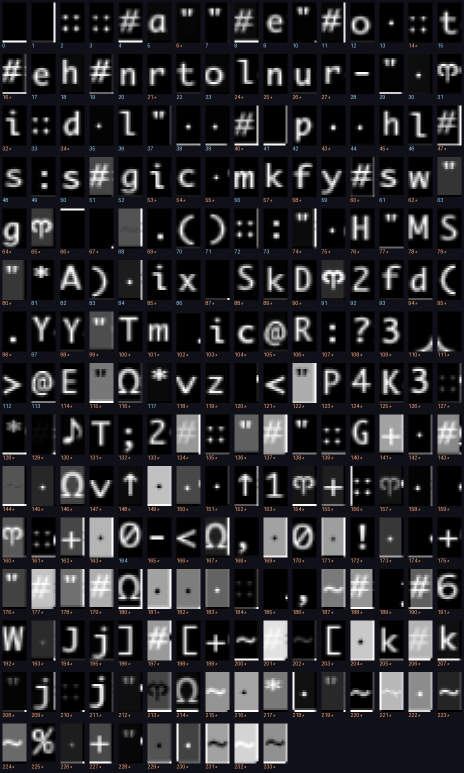
#> input picture 03-brogue/atlas_sheet.png, 928 x 1545 px (shown at 1/2 size)
$ python -i screen.py   (imports and definitions only)
#> lines starting #> are read from the running program, lines starting #| are printed output that depends on the picture; after the words box and inside, x2 and y2 are one past the last pixel; in counts of white or black regions, pixels touching at a corner belong together
"""Turn a screenshot of Brogue into a grid of characters.

Brogue draws a 100x34 character grid, and *stretches it over the whole client
area*: at `--size 4` the window is 908x567, so a cell is 9.08 x 16.68 pixels and
the cell boundaries drift by eight pixels between the left edge of the screen and
the right. Three earlier versions of this file assumed an integer lattice and
each one failed in a way worth recording, because the symptom never pointed at
the cause:

* a fixed 9x16 grid finds **1,924 distinct glyph shapes** in a font that has
  about ninety -- every cell is sliced in a slightly different place;
* aligning that grid by looking for quiet seams wanders by up to 18 pixels from
  frame to frame, because most of a Brogue screen is black and nearly every
  offset looks quiet;
* aligning it by *repetition* -- the right grid draws the same floor glyph
  hundreds of times -- is stable in x and still ambiguous in y, because the font
  does not fill its cell.

Cutting on the rounded fractional boundaries and resampling each cell into one
canonical box fixes all three at once: 174 prototypes, 90 of which cover 96% of
the cells on screen.

Matching is colour-blind and polarity-blind. Brogue paints the same letter in a
dozen colours, and on a lit tile it inverts to dark-on-light; only the shape is
stable. Colour is kept separately, because it carries its own information.
"""
from __future__ import annotations

import json
from dataclasses import dataclass
from pathlib import Path

import numpy as np
from PIL import Image

GRID_COLS, GRID_ROWS = 100, 34
BOX_W, BOX_H = 12, 20          # the canonical cell, larger than any on-screen cell
MIN_INK = 30.0                 # L2 norm below this and the cell is blank

# Brogue's layout: sidebar down the left, messages along the top, a button bar at
# the bottom, the dungeon in between.
SIDEBAR_COLS = 20
MESSAGE_ROWS = 3
FOOTER_ROWS = 2
MAP_COL0, MAP_ROW0 = SIDEBAR_COLS, MESSAGE_ROWS
MAP_COLS = GRID_COLS - SIDEBAR_COLS
MAP_ROWS = GRID_ROWS - MESSAGE_ROWS - FOOTER_ROWS

ATLAS_PATH = Path(__file__).with_name("atlas.npz")
LABELS_PATH = Path(__file__).with_name("labels.json")


@dataclass
class Screen:
    """One decoded frame."""

    chars: np.ndarray          # (rows, cols) unicode
    colour: np.ndarray         # (rows, cols, 3) mean ink colour
    confidence: np.ndarray     # (rows, cols) cosine similarity of the match
    unknown: int               # cells whose shape is not in the atlas

    def line(self, row: int, col0: int = 0, col1: int | None = None) -> str:
        return "".join(self.chars[row, col0:col1]).rstrip()

    def text(self, col0: int = 0, col1: int | None = None) -> list[str]:
        return [self.line(r, col0, col1) for r in range(self.chars.shape[0])]

    @property
    def map(self) -> np.ndarray:
        return self.chars[MAP_ROW0:MAP_ROW0 + MAP_ROWS, MAP_COL0:MAP_COL0 + MAP_COLS]

    # [4 lines left out: function find, not called in this run]


def cell_vectors(frame: np.ndarray, want_colour: bool = False):
    """Every cell as a contrast- and polarity-normalised vector.

    Returns (vectors, ink norms, mean ink colour or None). Colour is off by
    default because pooling it per cell costs more than the rest of the decode
    put together -- 200 ms of a 230 ms frame -- and the policy reads hue from the
    health bar directly rather than from the grid.
    """
#> called with want_colour = False
    img = Image.fromarray(np.asarray(frame)) if not isinstance(frame, Image.Image) else frame
    width, height = img.size
#> width = 928; height = 1545
    grey = img.convert("L")
    rgb = np.asarray(img.convert("RGB"), dtype=np.float32)

    # Resampling the whole frame once to an exact (cols*BOX_W, rows*BOX_H) image
    # puts every cell on an integer boundary, so the cells are plain array slices
    # afterwards. Cropping and resizing cell by cell gives the same answer and
    # costs about half a second a frame in Python, which is most of the time a
    # game takes to play.
    scaled = np.asarray(grey.resize((GRID_COLS * BOX_W, GRID_ROWS * BOX_H), Image.BILINEAR),
                        dtype=np.float32)
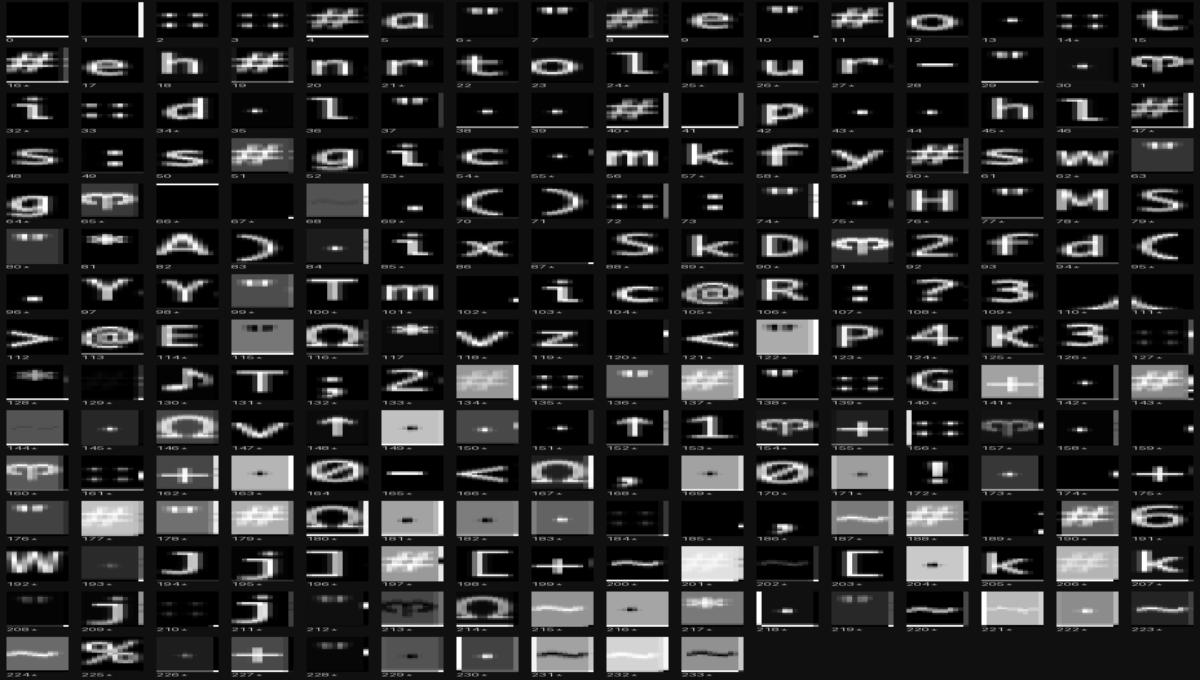
#> scaled: shape (680, 1200) float32; min 0, max 254, mean 42
    raw = (scaled.reshape(GRID_ROWS, BOX_H, GRID_COLS, BOX_W)
                 .transpose(0, 2, 1, 3)
                 .reshape(GRID_ROWS, GRID_COLS, BOX_H * BOX_W))

    # Colour is taken from the unscaled frame, pooled per cell on the true
    # fractional boundaries, because it is read for hue and not for shape.
    if not want_colour:
        flat = raw.reshape(-1, BOX_H * BOX_W)
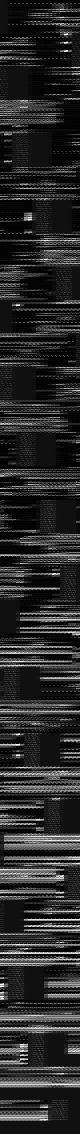
#> flat: shape (3400, 240) float32 (shown at 1/3 size); min 0, max 254, mean 42
        vectors = flat - np.median(flat, axis=1, keepdims=True)
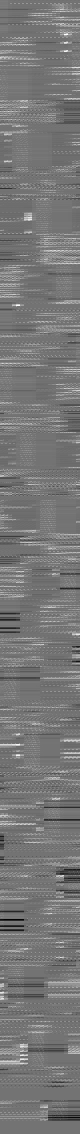
#> vectors: shape (3400, 240) float32 (shown at 1/3 size); min -209, max 254, mean 8.3; drawn with min black and max white
        vectors[vectors.sum(axis=1) < 0] *= -1
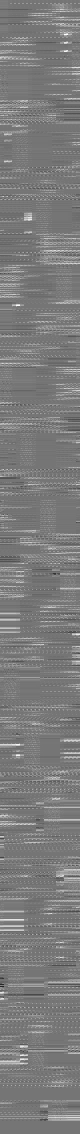
#> vectors: shape (3400, 240) float32 (shown at 1/3 size); 16.27% of pixels changed, all inside (x1, y1, x2, y2) = (0, 0, 240, 3362); drawn with min black and max white
        norms = np.linalg.norm(vectors, axis=1)
#> norms = 3400 values, max 2078.1 at index 11, min 0 at index 12, mean 562.6
        safe = np.where(norms > 1e-6, norms, 1.0)[:, None]
#> safe = 3400 values, max 2078.1 at index 11, min 1 at index 12, mean 562.7
        return (vectors / safe).reshape(GRID_ROWS, GRID_COLS, -1),             norms.reshape(GRID_ROWS, GRID_COLS), None

    ys = np.minimum((np.arange(GRID_ROWS) * height / GRID_ROWS).round().astype(int), height - 1)
    xs = np.minimum((np.arange(GRID_COLS) * width / GRID_COLS).round().astype(int), width - 1)
    yh = max(1, height // GRID_ROWS)
    xw = max(1, width // GRID_COLS)
    colour = np.zeros((GRID_ROWS, GRID_COLS, 3), dtype=np.uint8)
    for r, y in enumerate(ys):
        band = rgb[y:y + yh]
        for c, x in enumerate(xs):
            tile = band[:, x:x + xw].reshape(-1, 3)
            if len(tile):
                lum = tile.mean(axis=1)
                ink = tile[np.abs(lum - np.median(lum)) > 24]
                colour[r, c] = ink.mean(axis=0) if len(ink) else tile.mean(axis=0)

    flat = raw.reshape(-1, BOX_H * BOX_W)
    vectors = flat - np.median(flat, axis=1, keepdims=True)
    # Ink is the minority of a cell's pixels, so forcing it positive merges a
    # glyph with the same glyph drawn dark-on-light on a lit tile.
    vectors[vectors.sum(axis=1) < 0] *= -1
    norms = np.linalg.norm(vectors, axis=1)
    safe = np.where(norms > 1e-6, norms, 1.0)[:, None]
    return (vectors / safe).reshape(GRID_ROWS, GRID_COLS, -1), \
        norms.reshape(GRID_ROWS, GRID_COLS), colour


class Decoder:
    """Prototype glyphs plus their labels."""

    def __init__(self, prototypes: np.ndarray, labels: dict[int, str]):
        self.prototypes = prototypes.astype(np.float32)
        self.labels = labels

    # [28 lines left out: functions load, __call__, not called in this run]

>>> import cv2
>>> picture = cv2.imread('../atlas_sheet.png', cv2.IMREAD_GRAYSCALE)
>>> result = cell_vectors(picture)
